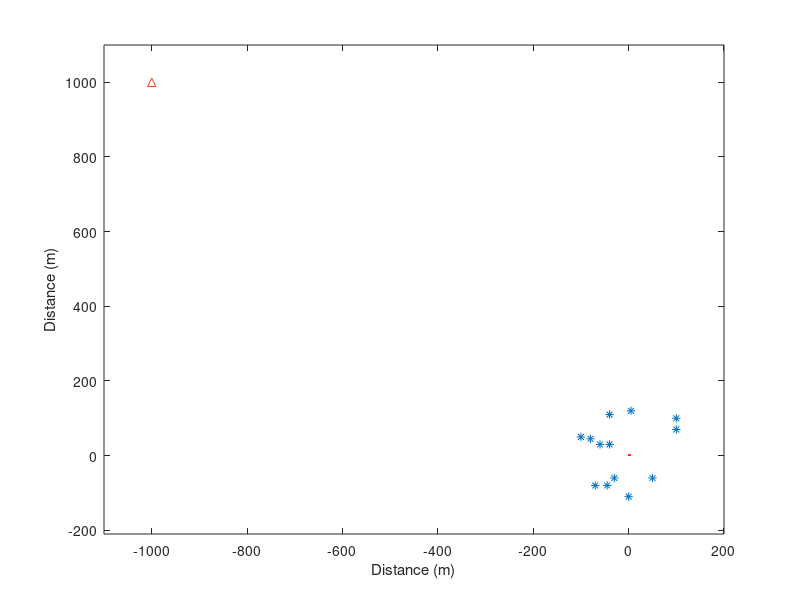
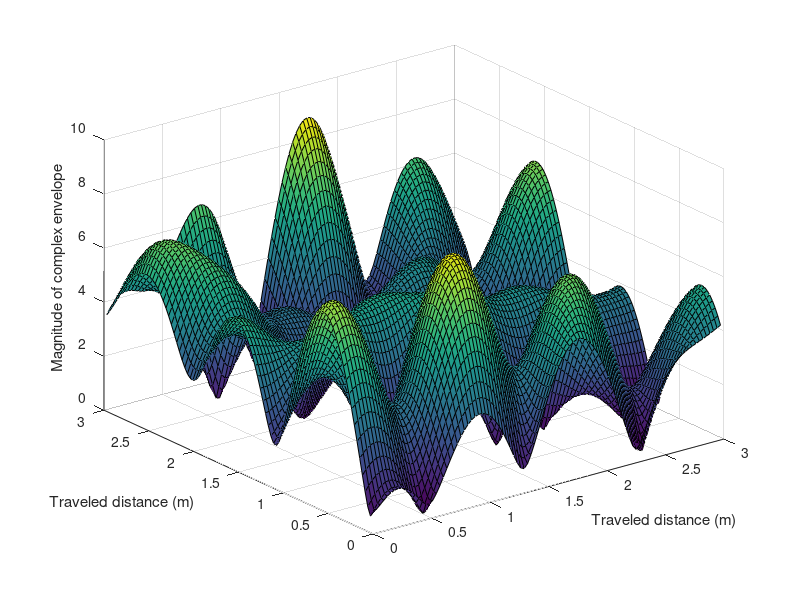

MATLAB code for these plots, in order:
%
% project45 
%
% =======================================================================
clear
close all
clc
% basic inputs ==========================================================

fc=200;     % MHz  Carrier frequency
F=50;        % sampling rate: fraction of wave length
V=10;        %  m/s MS1 speed 
NFFT=128;    % Number of points in FFT
Nmeters=3;   % Number of meters in the distance axis.

% geometry inputs ========================================================

BSx=-1000; % location of transmitter (BS) x-coordinate
BSy=1000;  % location of transmitter (BS) y-coordinate
MS0=0;        % initial location of receiver (MS) x-coordinate

% locations of point scatterers =========================================

SC=[100 100
    -100 50
    -40 30
    100 70
    -70 -80
    -30 -60
    5 120
    -40 110
    0 -110
    -60 30
    50 -60
    -80 45
    -45 -80];

SCx=SC(:,1);
SCy=SC(:,2);

NSC=length(SCx); % Number of scatterers; 

figure,plot(SCx,SCy,'*', BSx,BSy,'^'), hold on

% indirect parameters ===================================================
lambdac=300/fc;    % m wavelength
Dx=lambdac/F;      % m sampling spacing 
ts=Dx/V;           % s time sampling interval
fs=1/ts;           % Hz sampling frequency
kc=2*pi/lambdac;   % propagation constant
Nsamples=Nmeters/Dx; % Number of samples

% timeaxis=ts.*[0:Nsamples-1];
distanceaxis=Dx.*[0:Nsamples-1];

% MSx=MS0+V.*timeaxis;  % MS route along x-axis
MSx=MS0+distanceaxis;  % MS route along x-axis
MSy=repmat(distanceaxis',1,length(distanceaxis));     % MS routes along x-axis for different y values

for m=1:length(MSy)
    plot(MSx,MSy(m,:),'r')
end
xlabel('Distance (m)');
ylabel('Distance (m)');

MINx=min(min(BSx, SCx))-100;
MAXx=max(max(BSx, SCx))+100;
MINy=min(min(min(BSy, SCy)))-100;
MAXy=max(max(max(BSy, SCy)))+100;
axis([MINx MAXx MINy MAXy])


% calculate distance matrix =============================================
distBSSC=sqrt((BSx-SCx).^2+(BSy-SCy).^2);

distBSSCext=repmat(distBSSC,[1 Nsamples Nsamples]);

distSCMS=zeros(NSC,Nsamples,Nsamples);

for jj=1:Nsamples
    for ii=1:Nsamples
        distSCMS(:,ii,jj)=sqrt((SCx-MSx(ii)).^2+(SCy-MSy(jj,1)).^2);
    end
end

distBSSCMS=distBSSCext+distSCMS;

% calculate complex envelope ===========================================
ray=exp(-j*kc*distBSSCMS);
ra=sum(ray);
r(:,:)=ra(1,:,:);

figure,surf(distanceaxis,distanceaxis,abs(r));
xlabel('Traveled distance (m)');
ylabel('Traveled distance (m)');
zlabel('Magnitude of complex envelope');

% % plot amplitude and phase =============================================
% figure,plot(timeaxis,abs(r(:,1)))
% xlabel('Time (s)')
% ylabel('Magnitude of complex envelope')
% 
% figure,plot(distanceaxis,abs(r(:,1)))
% xlabel('Distance (m)')
% ylabel('Magnitude of complex envelope')
% 
% figure,plot(timeaxis,unwrap(angle(r(:,1))))
% xlabel('Time (s)')
% ylabel('Phase of complex envelope (rad)')
% 
% % plot normalized spectrum in dB =======================================
% spectrumr=fftshift((abs(fft(r(:,1),NFFT))).^2);
% freqaxis=[0:NFFT-1]*fs/NFFT-fs/2;
% figure,plot(freqaxis,10*log10(spectrumr)-max(10*log10(spectrumr)))
% xlabel('Doppler shift (Hz)')
% ylabel('Normalized frquency response (dB)')
% 
% % Calculate CDF ========================================================
% [CDFx,CDFy]=fCDF(abs(r(:,1)));
% 
% sigma=sqrt(NSC/2);
% [CDFyTH]=RayleighCDF(sigma,CDFx)
% figure,plot(CDFx,CDFy,CDFx,CDFyTH)
